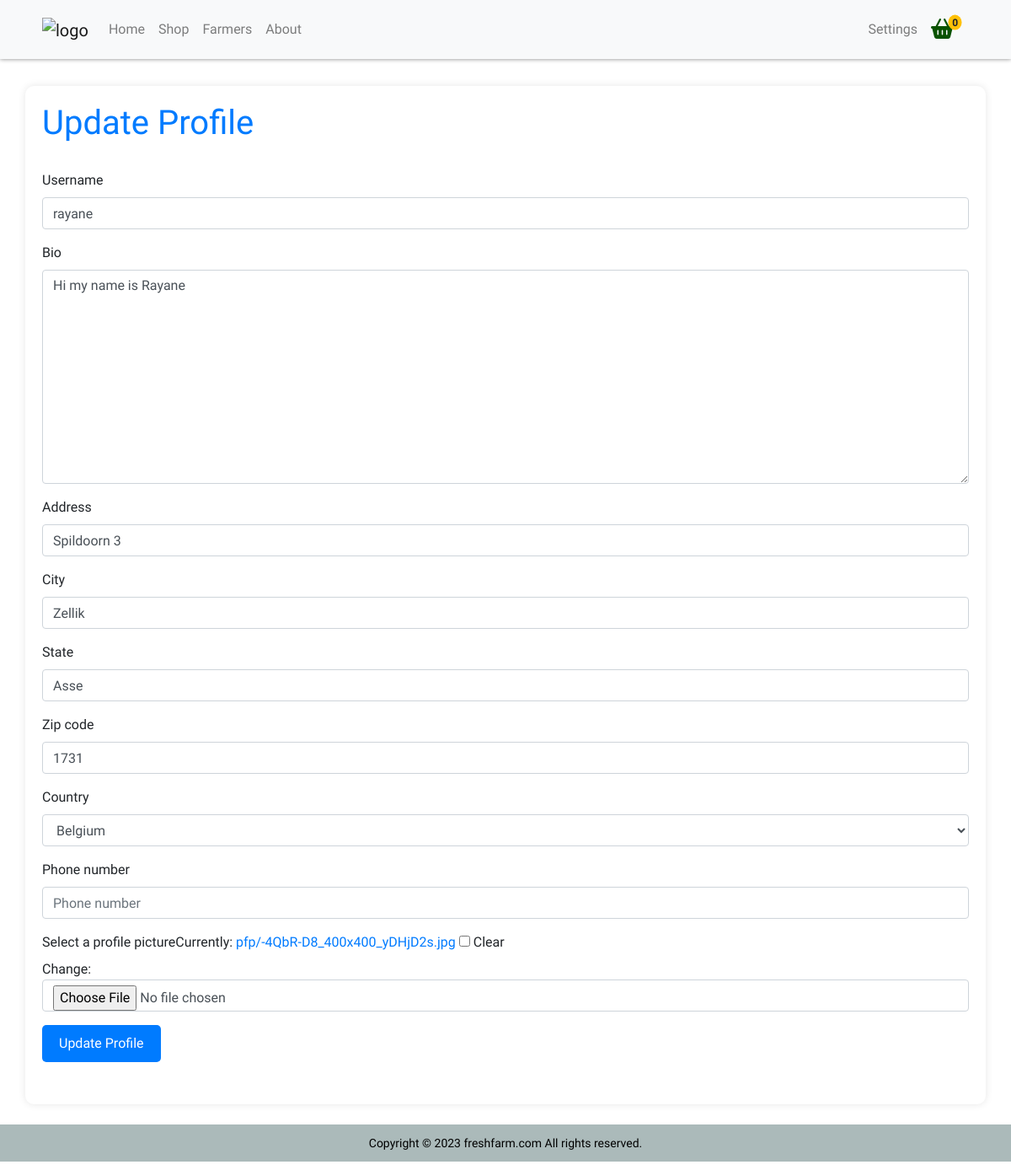
Screenshot of /accounts/11/update/ (signed in) with the database file from the repository.
### accounts/models.py (models this page shows, shortened)
class User(auth.models.AbstractUser):
    username = models.CharField(max_length=50, unique=True)
    is_farmer = models.BooleanField(default=False)
    farm_nr = models.CharField(max_length=200, null=True)
    address = models.CharField(max_length=300, null=True)
    city = models.CharField(max_length=200, null=True)
    state = models.CharField(max_length=50, null=True)
    zip_code = models.CharField(max_length=20, null=True)
    country = CountryField(null=True)
    phone_number = PhoneNumberField(blank=True, null=True)
    latitude = models.FloatField(blank=True, null=True)
    longitude = models.FloatField(blank=True, null=True)
    profile_pic = models.ImageField(upload_to="pfp/", blank=True, null=True, default="pfp/default.jpg")
    avg_rating = models.DecimalField(max_digits=2, decimal_places=1, default=0)
    bio = models.TextField(blank=True)
    class Meta:
        verbose_name = "Farmer"

### accounts/views.py (the view, shortened to what this page needs)
# urls.py: path("<int:pk>/update/", views.UpdateUser.as_view(), name="update_user"),
class UpdateUser(LoginRequiredMixin, UpdateView):
    model = User
    form_class = forms.UserUpdateForm
    template_name = "accounts/user_form.html"
    def dispatch(self, request, *args, **kwargs):
        if request.user != self.get_object():
            raise Http404("You do not have the permission for this action!")
        return super().dispatch(request, *args, **kwargs)

### accounts/forms.py
class UserUpdateForm(forms.ModelForm):
    class Meta:
        model = User
        fields = ("username", "bio", "address", "city", "state", "zip_code", "country", "phone_number", "profile_pic")
    def __init__(self, *args, **kwargs):
        super().__init__(*args, **kwargs)
        self.fields["profile_pic"].label = "Select a profile picture"

### accounts/templates/accounts/user_form.html (shortened to what this page needs)
{% extends "base.html" %}
{% load bootstrap4 %}
{% block content %}
<div class="container containerProfile">
    <h1>Update Profile</h1>
    <br>
    <form method="post" enctype="multipart/form-data">
        {% for field in form %}
        {% if field.name == "farm_nr" %}
        <div id="farm_nr" style="display: none">
            {% bootstrap_field field %}
        </div>
        {% else %}
        {% bootstrap_field field %}
        {% endif %}
        {% endfor %}
        <div><button type="submit" class="update-profile-btn">Update Profile</button></div>
    </form>
</div>
{% endblock %}

### static/farmfresh/css/master.css (style rules this page uses)
body { font-family: 'Lexend', sans-serif; }

### accounts/templates/accounts/user_form.html (style rules this page uses)
.container { margin-bottom: 50px; }
.containerProfile { margin-top: 10%; background-color: #ffffff; padding: 20px; border-radius: 10px; box-shadow: 0 0 10px rgba(0, 0, 0, 0.1); margin-bottom:2%; }
.update-profile-btn { background-color: #007bff; color: #fff; padding: 10px 20px; border: none; border-radius: 5px; cursor: pointer; margin-bottom: 30px; }
.container { margin-top: -10px; }
h1 { color: #007bff; }

### rows the page displays
User: username "rayane" "Hi my name is Rayane" "Spildoorn 3" "Zellik" "Asse" "1731" "Belgium"
